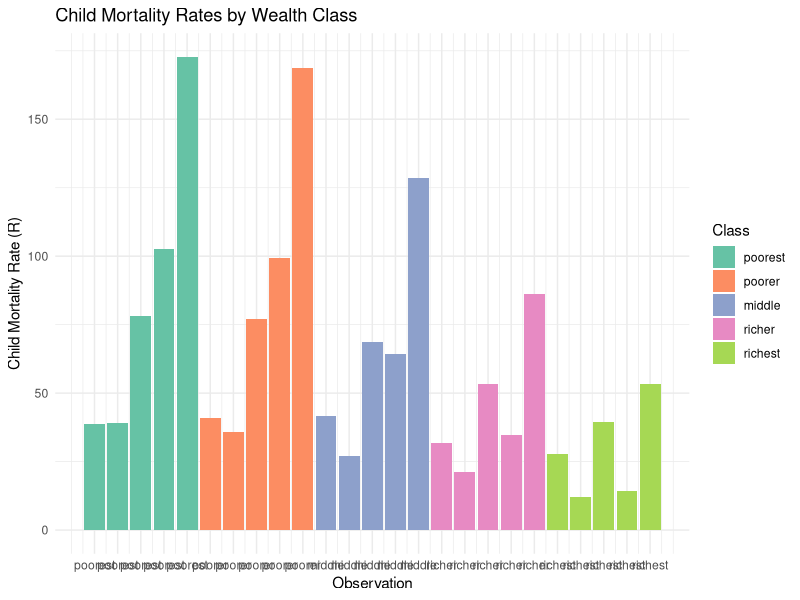

The R script that drew this image:
# Load necessary packages
library(ggplot2)

# Create the dataframe
data <- data.frame(
  R = c(38.85, 39.23, 78.08, 102.7, 172.76, 40.99, 35.95, 76.94, 99.3, 168.6,
        41.49, 27.2, 68.68, 64.21, 128.48, 31.93, 21.38, 53.31, 34.69, 86.15,
        27.7, 11.93, 39.62, 14.32, 53.38),
  N = c(16190, 15673, 16290, 14180, 15272, 15088, 14434, 15030, 12976, 14108,
        13929, 13330, 13845, 12044, 12950, 11870, 11408, 11758, 10377, 11026,
        9084, 8719, 8986, 7864, 8293),
  WN = c(15275, 14781, 15373, 13397, 14434, 15030, 14341, 14980, 12843, 13993,
         13558, 12922, 13459, 11650, 12553, 12031, 11558, 11919, 10503, 11163,
         10423, 10015, 10298, 8985, 9454),
  Period = rep("0-9", 25),
  Class = c("poorest", "poorest", "poorest", "poorest", "poorest", 
            "poorer", "poorer", "poorer", "poorer", "poorer", 
            "middle", "middle", "middle", "middle", "middle", 
            "richer", "richer", "richer", "richer", "richer", 
            "richest", "richest", "richest", "richest", "richest")
)

# Convert Class to a factor with specified levels
data$Class <- factor(data$Class, levels = c("poorest", "poorer", "middle", "richer", "richest"))

# Create a unique identifier for each observation
data$Observation <- seq_len(nrow(data))

# Create the bar chart with individual observations
ggplot(data, aes(x = Observation, y = R, fill = Class)) +
  geom_col() +
  labs(title = "Child Mortality Rates by Wealth Class",
       x = "Observation",
       y = "Child Mortality Rate (R)") +
  theme_minimal() +
  scale_fill_brewer(palette = "Set2") +
  scale_x_continuous(breaks = data$Observation, labels = data$Class)
